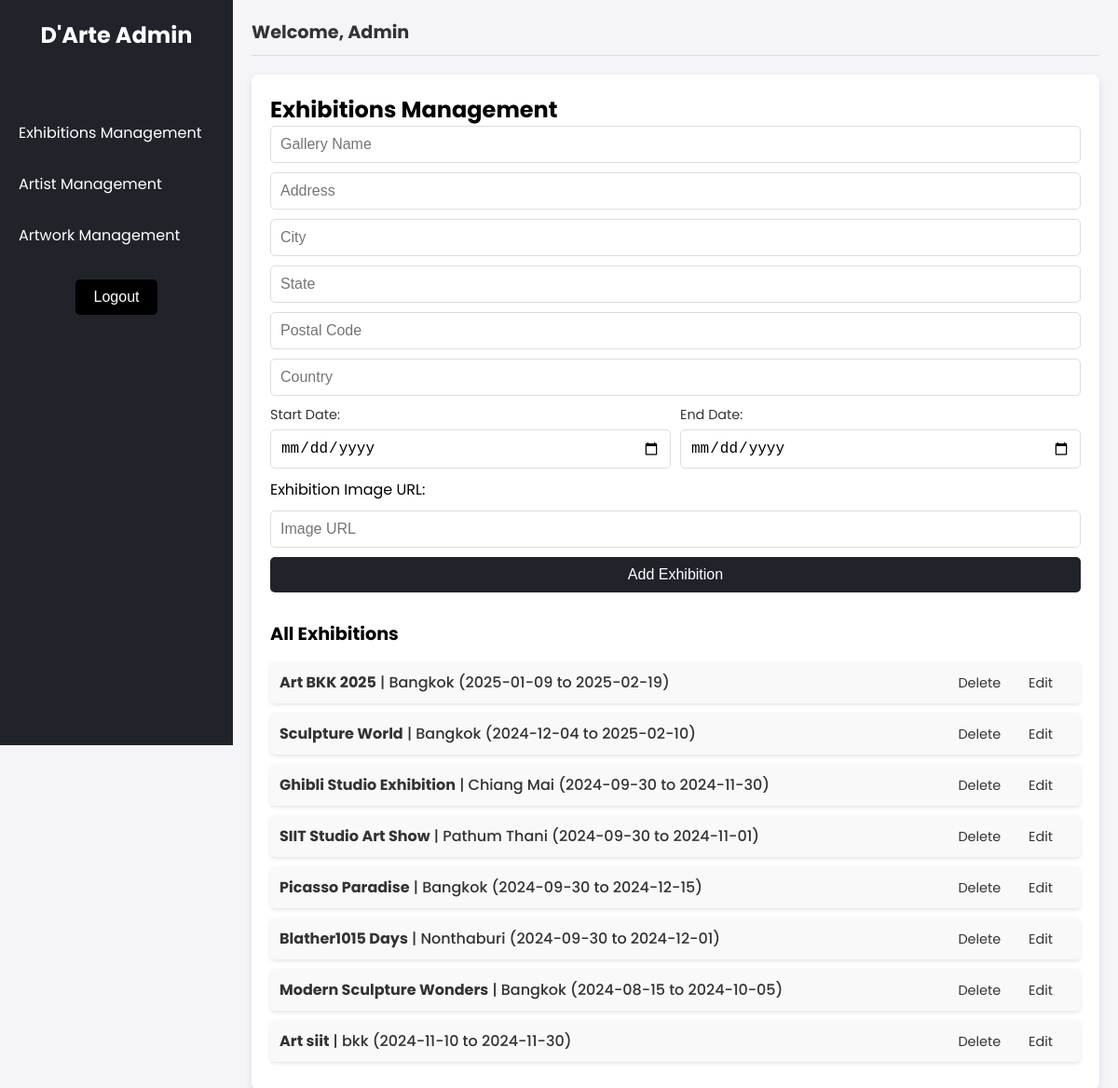
/profile/admin/admin.php, run on the app's committed database.
### tables this page shows
CREATE TABLE `Exhibition` (
  `exhibition_id` int NOT NULL,
  `gallery_name` varchar(100) DEFAULT NULL,
  `address` varchar(255) DEFAULT NULL,
  `city` varchar(50) DEFAULT NULL,
  `state` varchar(50) DEFAULT NULL,
  `postal_code` varchar(20) DEFAULT NULL,
  `country` varchar(50) DEFAULT NULL,
  `e_start_date` date DEFAULT NULL,
  `e_end_date` date DEFAULT NULL,
  `admin_id` int NOT NULL,
  `exhibition_image` varchar(255) DEFAULT NULL
);

### profile/admin/admin.php (the view, shortened to what this page needs)
<?php
include '../../connect.php';
?>
<!DOCTYPE html>
<html lang="en">
<head>
    <link rel="stylesheet" href="admin.css">
    <link href="https://cdnjs.cloudflare.com/ajax/libs/font-awesome/6.2.1/css/all.min.css" rel="stylesheet">
</head>
<body>
    <aside class="sidebar">
        <div class="logo">
            <h2>D'Arte Admin</h2>
        </div>
        <nav class="nav-menu">
            <a href="#exhibitions-management" onclick="showSection('exhibitions-management')">Exhibitions Management</a>
            <a href="#artist-management" onclick="showSection('artist-management')">Artist Management</a>
            <a href="#artwork-management" onclick="showSection('artwork-management')">Artwork Management</a>
            <div class="au-logout-container">
                <form action="../../login/logout.php" method="POST">
                    <button type="submit" class="btn">Logout</button>
                </form>
            </div>
        </nav>
    </aside>
    <main class="main-content">
        <header class="main-header">
            <h2>Welcome, Admin</h2>
        </header>
        <section id="exhibitions-management" class="content-section">
            <h2>Exhibitions Management</h2>
            <form action="admin.php" method="post" class="form-grid">
                <input type="text" name="gallery_name" placeholder="Gallery Name" required>
                <input type="text" name="address" placeholder="Address" required>
                <input type="text" name="city" placeholder="City" required>
                <input type="text" name="state" placeholder="State" required>
                <input type="text" name="postal_code" placeholder="Postal Code" required>
                <input type="text" name="country" placeholder="Country" required>
                <div class="date-group">
                    <label for="e_start_date">Start Date:</label>
                    <input type="date" id="e_start_date" name="e_start_date" required>
                </div>
                <div class="date-group">
                    <label for="e_end_date">End Date:</label>
                    <input type="date" id="e_end_date" name="e_end_date" required>
                </div>
                <label for="exhibition_image">Exhibition Image URL:</label>
                <input type="text" id="exhibition_image" name="exhibition_image" placeholder="Image URL" required>
                <button type="submit" name="add_exhibition">Add Exhibition</button>
            </form>
            <div class="exhibitions-list">
                <h3>All Exhibitions</h3>
                <ul>
                    <?php
                    $result = $pdo->query("SELECT * FROM Exhibition");
                    while ($row = $result->fetch(PDO::FETCH_ASSOC)) {
                        echo "<li>";
                        echo "<span><strong>{$row['gallery_name']}</strong> | {$row['city']} ({$row['e_start_date']} to {$row['e_end_date']})</span>";
                        echo "<div class='actions'>";
                        echo "<a href='admin.php?delete_exhibition_id={$row['exhibition_id']}' class='delete-btn' onclick=\"return confirm('Are you sure you want to delete this exhibition?')\">Delete</a>";
                        echo "<a href='admin.php?edit_exhibition_id={$row['exhibition_id']}' class='edit-btn'>Edit</a>";
                        echo "</div>";
                        echo "</li>";
                    }
                    ?>
                </ul>
            </div>
        </section>
    </main>
</body>
</html>

### profile/admin/admin.css (style rules this page uses)
* { margin: 0; padding: 0; box-sizing: border-box; }
body { font-family: 'Poppins', sans-serif; background-color: #f4f4f9; display: flex; }
.sidebar { width: 250px; height: 100vh; background-color: #20232a; color: #ffffff; display: flex; flex-direction: column; align-items: center; padding-top: 20px; position: fixed; left: 0; top: 0; }
.sidebar .logo h2 { font-size: 1.5rem; color: #ffffff; margin-bottom: 40px; }
.nav-menu { width: 100%; display: flex; flex-direction: column; padding-top: 20px; }
.nav-menu a { color: #ffffff; text-decoration: none; padding: 15px 20px; font-size: 1rem; width: 100%; text-align: left; transition: background-color 0.3s ease; }
.main-content { margin-left: 250px; padding: 20px; width: calc(100% - 250px); }
.main-header { margin-bottom: 20px; border-bottom: 1px solid #ddd; padding-bottom: 10px; }
.main-header h2 { font-size: 1.2rem; color: #333; }
.content-section { padding: 20px; background-color: #ffffff; border-radius: 8px; box-shadow: 0 4px 8px rgba(0, 0, 0, 0.1); margin-bottom: 20px; }
.exhibitions-list { margin-top: 30px; }
.exhibitions-list h3 { font-size: 1.2rem; font-weight: bold; margin-bottom: 15px; }
.exhibitions-list ul { list-style: none; padding: 0; margin: 0; }
.exhibitions-list ul li { display: flex; justify-content: space-between; align-items: center; padding: 10px; background-color: #f9f9f9; margin-bottom: 10px; border-radius: 5px; box-shadow: 0 2px 4px rgba(0, 0, 0, 0.1); }
.exhibitions-list ul li span { font-size: 1rem; font-weight: 500; color: #333; }
.actions a { margin-right: 10px; color: #333; text-decoration: none; font-size: 0.9rem; padding: 5px 10px; border-radius: 4px; }
.form-grid { display: grid; grid-template-columns: repeat(4, 1fr); gap: 10px; align-items: center; }
.form-grid input, .form-grid button { grid-column: span 4; padding: 10px; font-size: 1rem; border: 1px solid #ddd; border-radius: 5px; }
.date-group { display: flex; flex-direction: column; grid-column: span 2; }
.date-group label { margin-bottom: 5px; font-size: 0.9rem; color: #333; }
.form-grid button { grid-column: span 4; background-color: #20232a; color: #ffffff; border: none; padding: 10px; font-size: 1rem; cursor: pointer; text-align: center; }
.btn { background-color: #000; color: #fff; padding: 10px 20px; border: none; border-radius: 5px; font-size: 1em; cursor: pointer; transition: background-color 0.3s, transform 0.2s; }
.au-logout-container { margin-top: 20px; text-align: center; }

### data on the page
exhibition: gallery_name "Art BKK 2025", city "Bangkok", e_start_date "2025-01-09", e_end_date "2025-02-19"
exhibition: gallery_name "Sculpture World", city "Bangkok", e_start_date "2024-12-04", e_end_date "2025-02-10"
exhibition: gallery_name "Ghibli Studio Exhibition", city "Chiang Mai", e_start_date "2024-09-30", e_end_date "2024-11-30"
exhibition: gallery_name "SIIT Studio Art Show", city "Pathum Thani", e_start_date "2024-09-30", e_end_date "2024-11-01"
exhibition: gallery_name "Picasso Paradise", city "Bangkok", e_start_date "2024-09-30", e_end_date "2024-12-15"
exhibition: gallery_name "Blather1015 Days", city "Nonthaburi", e_start_date "2024-09-30", e_end_date "2024-12-01"
exhibition: gallery_name "Modern Sculpture Wonders", city "Bangkok", e_start_date "2024-08-15", e_end_date "2024-10-05"
exhibition: gallery_name "Art siit", city "bkk", e_start_date "2024-11-10", e_end_date "2024-11-30"
